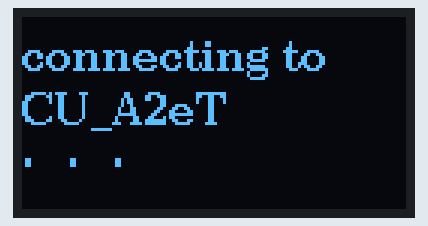
The sketch below on a simulated ESP8266 (NodeMCU). On the bench: 128×64 one-colour display. WiFi joins after 1.5 s; servers stay silent unless stated; what the sketch prints to the serial monitor is not drawn.

Above: at 1.2 s.
At 1.8 s:
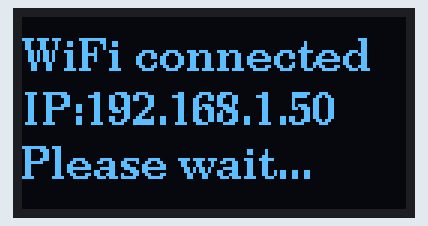
At 4.8 s:
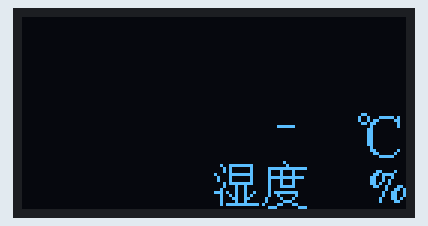

The sketch:

NetWeather_Display.ino
```cpp
#include <SPI.h>
#include <Wire.h>
#include <ESP8266WiFi.h>
#include <ArduinoJson.h>
//
#include <Arduino.h>
#include <U8g2lib.h>

#include <Adafruit_GFX.h>
#include <Adafruit_SSD1306.h>
//============WiFi名称和密码================//
const char* ssid     = "CU_A2eT";
const char* password = "1028507471";
//==========目标服务器网址和端口==============//
const char* host = "116.62.81.138";  //api.seniverse.com
const uint16_t port = 80 ;
//===============地区设置===================//
String City = "ip";//城市
String My_Key = "S2zymm_ymdywI-zHY";//禁止泄露
//===============OLED引脚===================//
//
#ifdef U8X8_HAVE_HW_I2C
#include <Wire.h>
#endif

U8G2_SSD1306_128X64_NONAME_F_4W_SW_SPI u8g2(U8G2_R0, /* clock=*/     14, /* data=*/12 , /* cs=*/ 3, /* dc=*/ 15, /* reset=*/ 13);

//=================变量=====================//
typedef struct
{
  int Hour;
  int Minute;
  int Second;
  int Year;
  int Month;
  int Day;
} STime;      //时间日期结构体
typedef struct
{
  int gws;
  int gwg;
  int dws;
  int dwg;
  int sds;
  int sdg;
} dat;      //最高温最低温和湿度的结构体  十位和个位
typedef struct
{
  int zuigaowendu;
  int zuidiwendu;
  int shidu;
  int tianqitubiao;
} tianqixinxi; //高温最低温和湿度的结构体

tianqixinxi day1, day2, day3;
dat Nume;
STime dTime, hTime;
int OnTime = -1;   //计数显示变量  10s时间 5s今明后天天气
bool DatFlag = true; //处理接收json数据的标志位
unsigned long getTime = 0;  //获取网络天气和时间  5s请求一次
String inputString = "";  //接收到的数据
//请求URL
String url = "/v3/weather/daily.json?key=" + My_Key + "&location=" + City + "&language=zh-Hans&unit=c&start=0&days=3";
//请求数据
String urlDat = "key=" + My_Key + "&location=" + City + "&language=zh-Hans&unit=c&start=0&days=3";
WiFiClient client;
/*************************************************************************************
   使用取模软件：PCTOLCD 2002完美版
   取模方式为：阴码，逐行式，逆向
   字体：32X32 仿宋
   图标：60X60
**************************************************************************************/
static const unsigned char PROGMEM qintian[] [32]=
{
//晴(0) 阴(1) 天(2)

{0x00,0x04,0x00,0x04,0xDE,0x7F,0x12,0x04,0x92,0x3F,0x12,0x04,0xD2,0x7F,0x1E,0x00,//
0x92,0x3F,0x92,0x20,0x92,0x3F,0x92,0x20,0x9E,0x3F,0x92,0x20,0x80,0x28,0x80,0x10,},///*"晴",0*/

{0x00,0x00,0xBE,0x3F,0xA2,0x20,0x92,0x20,0x92,0x20,0x8A,0x3F,0x92,0x20,0x92,0x20,//
0xA2,0x20,0xA2,0x3F,0xA2,0x20,0x96,0x20,0x4A,0x20,0x42,0x20,0x22,0x28,0x12,0x10,},///*"阴",1*/

{0x00,0x00,0xFC,0x1F,0x80,0x00,0x80,0x00,0x80,0x00,0x80,0x00,0xFF,0x7F,0x80,0x00,//
0x40,0x01,0x40,0x01,0x20,0x02,0x20,0x02,0x10,0x04,0x08,0x08,0x04,0x10,0x03,0x60,},///*"天",2*/

};

static const unsigned char PROGMEM duoyun[] [32]=
{
//多(0) 云(1)

{0x40,0x00,0x40,0x00,0xE0,0x0F,0x10,0x04,0x1C,0x02,0x20,0x01,0xC0,0x02,0x30,0x01,//
0x8E,0x1F,0x40,0x10,0x30,0x08,0x4C,0x04,0x80,0x02,0x80,0x01,0x70,0x00,0x0E,0x00,},///*"多",0*/

{0x00,0x00,0xFC,0x1F,0x00,0x00,0x00,0x00,0x00,0x00,0x00,0x00,0xFF,0x7F,0x40,0x00,//
0x20,0x00,0x20,0x00,0x10,0x02,0x08,0x04,0x04,0x08,0xFE,0x1F,0x04,0x10,0x00,0x10,},///*"云",1*/

};

static const unsigned char PROGMEM yutian[] [32]=
{
//雨(0) 大(1) 中(2) 小(3)

{0x00,0x00,0xFF,0x7F,0x80,0x00,0x80,0x00,0x80,0x00,0xFE,0x3F,0x82,0x20,0x82,0x20,//
0x92,0x22,0xA2,0x24,0x82,0x20,0x92,0x22,0xA2,0x24,0x82,0x20,0x82,0x28,0x02,0x10,},///*"雨",0*/

{0x80,0x00,0x80,0x00,0x80,0x00,0x80,0x00,0x80,0x00,0xFF,0x7F,0x80,0x00,0x80,0x00,//
0x40,0x01,0x40,0x01,0x20,0x02,0x20,0x02,0x10,0x04,0x08,0x08,0x04,0x10,0x03,0x60,},///*"大",1*/

{0x80,0x00,0x80,0x00,0x80,0x00,0x80,0x00,0xFC,0x1F,0x84,0x10,0x84,0x10,0x84,0x10,//
0x84,0x10,0x84,0x10,0xFC,0x1F,0x84,0x10,0x80,0x00,0x80,0x00,0x80,0x00,0x80,0x00,},///*"中",2*/

{0x80,0x00,0x80,0x00,0x80,0x00,0x80,0x00,0x80,0x00,0x88,0x08,0x88,0x10,0x88,0x20,//
0x84,0x20,0x84,0x40,0x82,0x40,0x81,0x40,0x80,0x00,0x80,0x00,0xA0,0x00,0x40,0x00,},///*"小",3*/

};

static const unsigned char PROGMEM fuhao[] [32] =
{
// :(0) %(1) ℃(2) -(3)

{0x00,0x00,0x00,0x00,0x00,0x00,0xC0,0x30,0xC0,0x30,0x00,0x00,0x00,0x00,0x00,0x00,},//*":",0*/

{0xF0,0x00,0x08,0x31,0xF0,0x0C,0x80,0x03,0x60,0x1E,0x18,0x21,0x00,0x1E,0x00,0x00,},//*"%",1*/

{0x06,0x00,0x89,0x2F,0x69,0x30,0x36,0x20,0x10,0x20,0x18,0x00,0x18,0x00,0x18,0x00,//
0x18,0x00,0x18,0x00,0x18,0x00,0x10,0x00,0x30,0x20,0x60,0x10,0x80,0x0F,0x00,0x00,},//*"℃",2*/

{0x00,0x00,0x00,0x00,0x00,0x00,0x00,0x00,0x7E,0x00,0x00,0x00,0x00,0x00,0x00,0x00,},//*"-",3*/

};
static const unsigned char PROGMEM shidu[] [32] =
{
 //湿(0) 度(1)

{0x00,0x00,0xE4,0x1F,0x28,0x10,0x28,0x10,0xE1,0x1F,0x22,0x10,0x22,0x10,0xE8,0x1F,//
0x88,0x04,0x84,0x04,0x97,0x24,0xA4,0x14,0xC4,0x0C,0x84,0x04,0xF4,0x7F,0x00,0x00,},///*"湿",0*/

{0x80,0x00,0x00,0x01,0xFC,0x7F,0x44,0x04,0x44,0x04,0xFC,0x3F,0x44,0x04,0x44,0x04,//
0xC4,0x07,0x04,0x00,0xF4,0x0F,0x24,0x08,0x42,0x04,0x82,0x03,0x61,0x0C,0x1C,0x70,},///*"度",1*/

};
//====================================================数组END=======================================================================//

void setup() {
  Serial.begin(115200);
  u8g2.begin();
  u8g2.enableUTF8Print();
  u8g2.clearBuffer();          // clear the internal memory
  u8g2.setFont(u8g2_font_ncenB10_tr);
  u8g2.drawStr(0, 18, "connecting to ");
  u8g2.setCursor(0, 36);   //设置光标处
  u8g2.print(ssid);
  u8g2.sendBuffer();

  WiFi.mode(WIFI_STA);
  WiFi.begin(ssid, password);
  Serial.println("connecting to WiFi");

  while (WiFi.status() != WL_CONNECTED) //等待连接
  {
//    u8g2.setCursor(0, 50);   //设置光标处
    int x = 0;
    while(x<=40){
    u8g2.drawStr( x , 50 , ".");
    u8g2.sendBuffer();
    x+=15;
    delay(500);
    }
    delay(100);
  }
  Serial.println("WiFi connected");
  u8g2.clearBuffer();
  u8g2.drawStr(0, 18, "WiFi connected");
  u8g2.setCursor(0, 36);   //设置光标处
  u8g2.print("IP:");
  u8g2.print(WiFi.localIP());
  u8g2.setCursor(0, 54);
  u8g2.print("Please wait...");
  u8g2.sendBuffer();
  Serial.println("Getting Data");
  delay(3000);
}
void loop()
{
    standDisplay();
}
// 绘制固定元素
void standDisplay(){
    u8g2.clearBuffer();
    u8g2.drawXBMP(84,  32, 16, 16, fuhao[3]); //"-"
    u8g2.drawXBMP(112, 32, 16, 16, fuhao[2]); //"℃"
    u8g2.drawXBMP(64,  48, 16, 16, shidu[0]); //"湿度"
    u8g2.drawXBMP(80, 48, 16, 16, shidu[1]);
    u8g2.setCursor(116, 62);//"%"
    u8g2.print("%");
    u8g2.sendBuffer();
}
```

Measured:
- what the display in image 0 shows lasts 0.7 s, from 1.1 s to 1.8 s
- what the display in image 1 shows lasts 3.0 s, from 1.8 s to 4.8 s
